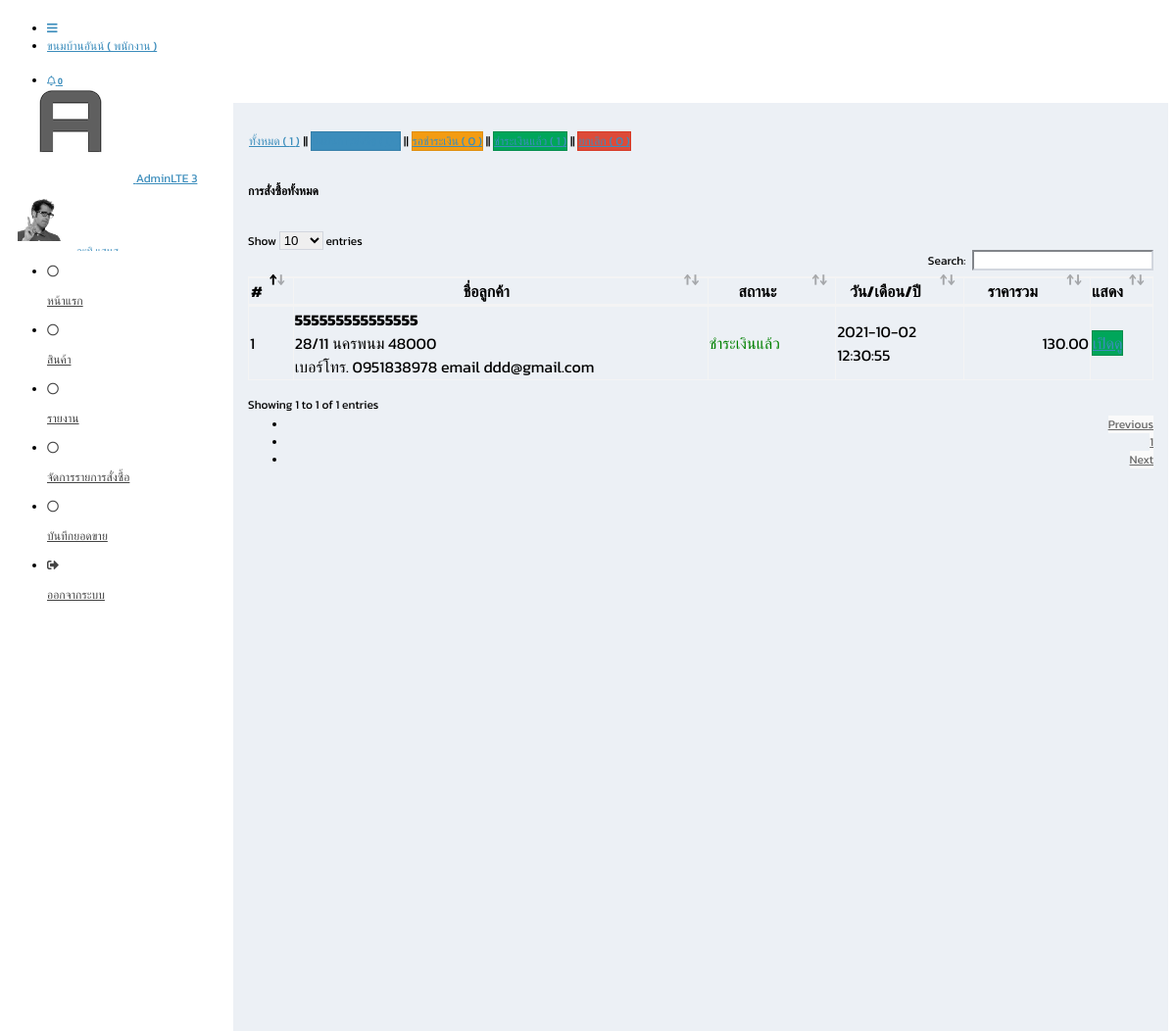
/employee/order.php (signed in), run on the app's committed database.
### tables this page shows
CREATE TABLE `order_head` (
  `o_id` int(10) NOT NULL,
  `member_id` int(11) NOT NULL,
  `o_dttm` datetime NOT NULL,
  `o_name` varchar(100) NOT NULL,
  `o_addr` varchar(500) NOT NULL,
  `o_email` varchar(100) NOT NULL,
  `o_phone` varchar(20) NOT NULL,
  `o_total` float NOT NULL,
  `o_status` int(1) NOT NULL COMMENT '''สถานะ 1 รอชำระเงิน 2 รอยืนยัน 3ชำระเงินแล้ว  4 ยกเลิก''',
  `o_slip` varchar(50) DEFAULT NULL COMMENT 'อัพโหลด สลิป',
  `o_slip_date` date DEFAULT NULL COMMENT 'วันที่อัพสลิป',
  `o_slip_total` float(10,2) NOT NULL DEFAULT 0.00,
  `status_accept` int(1) DEFAULT NULL,
  `note` varchar(255) DEFAULT NULL
);

### employee/list_order.php (the view)
<?php
include('condb.php');
 $sql_or= "SELECT *
 FROM  order_head ";
 $result_o	= mysqli_query($conn, $sql_or);
 $i=1;
?>
<h4 class="">การสั่งซื้อทั้งหมด</h4><br>
<table class=" table table-bordered table-striped datatable">
    <thead>
        <tr>
            <th width="5%">#</th>
            <th width="50%">ชื่อลูกค้า</th>
            <th width="15%">สถานะ</th>
            <th width="15%" class="text-nowrap" width="10%">วัน/เดือน/ปี</th>
            <th width="15%">ราคารวม</th>
            <th width="20%">แสดง</th>
        </tr>
    <tbody>
        <?php foreach($result_o as $rso) { ?>
        <tr>
            <td><?php  echo $i++; ?></td>
            <td>
                <?php
                 echo "<b>";
                 echo $rso['o_name'];
                 echo '</b><br>';
                 echo $rso['o_addr'];
                 echo "<br>";
                 echo 'เบอร์โทร. '.$rso['o_phone'].' email '.$rso['o_email'];
                ?>
            </td>
            <td><?php $st = $rso['o_status'];
                if($st==1){
                    echo "<font color='blue'> รอชำระเงิน </font>";
                }
                elseif ($st==2) {
                echo "<font color='Orange'> รอยืนยัน </font>";
                }
                elseif ($st==3) {
                echo "<font color='green'> ชำระเงินแล้ว </font>";
                }
                elseif ($st==4) {
                    echo "<font color='red'> ยกเลิก </font>";
                }
            ?></td>
            <td><?php  echo $rso['o_dttm']; ?></td>
            <td align="right"><?php  echo number_format($rso['o_total'],2); ?></td>
            <td>
                <div class="d-flex">
                <?php
                    $o_id = $rso['o_id'];
                    if($st==1){
                        echo "<a href='order_detail.php?o_id=$o_id&do=payment;' class='btn btn-primary btn-sm btn-flat'>เปิดดู</a>";
                    }
                    elseif ($st==2) {
                        echo "<a href='payment_detail.php?o_id=$o_id&do=payment_detail;' class='btn  btn-sm btn-warning btn-flat'>เปิดดู</a>";
                    }
                    elseif ($st==3) {
                        echo "<a href='payment_detail.php?o_id=$o_id&do=payment_success_detail;' class='btn  btn-sm btn-success btn-flat'>เปิดดู </a>";
                    }
                    elseif ($st==4) {
                        echo "<a href='payment_detail.php?o_id=$o_id&do=cancel;' class='btn  btn-sm btn-danger btn-flat'>เปิดดู</a>";
                    }
                    ?>
                </div>
            </td>
        </tr>
        <?php } ?>
    </tbody>
    </thead>
</table>

### employee/head.php (style rules this page uses)
body { font-family: 'Kanit', sans-serif; }

### data on the page
order_head: o_name "555555555555555", o_addr "28/11 นครพนม 48000", o_phone "0951838978", o_email "ddd@gmail.com", o_status "ชำระเงินแล้ว", o_dttm "2021-10-02 12:30:55", o_total "130.00"

### other printed values
$count_w "0"
$count_all "1"
$count_c "0"
$count_payment "1"
$count_comment "0"
